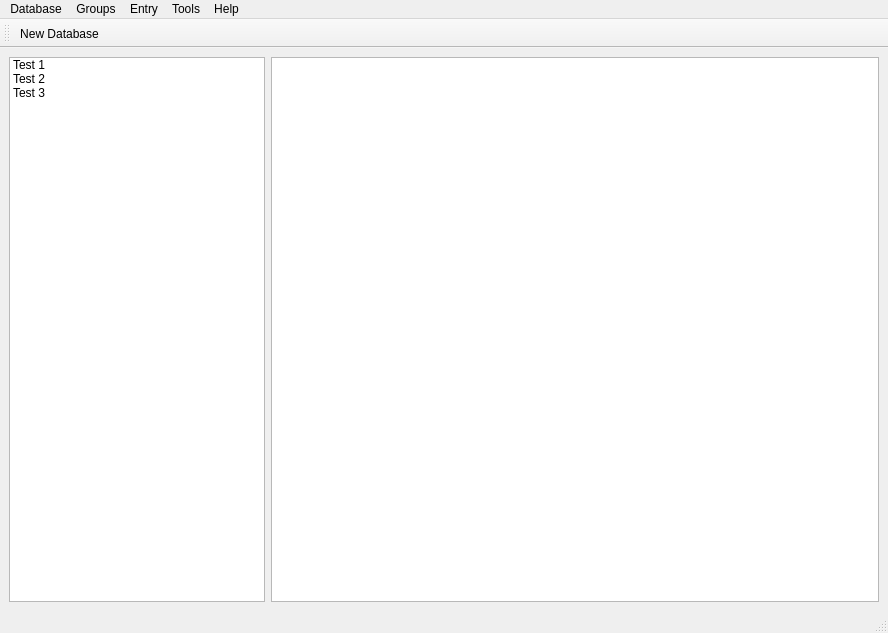
<?xml version="1.0" encoding="UTF-8"?>
<ui version="4.0">
 <class>MainWindow</class>
 <widget class="QMainWindow" name="MainWindow">
  <property name="geometry">
   <rect>
    <x>0</x>
    <y>0</y>
    <width>888</width>
    <height>633</height>
   </rect>
  </property>
  <property name="windowTitle">
   <string>Armour Password Manager</string>
  </property>
  <widget class="QWidget" name="horizontal_table_layout">
   <layout class="QHBoxLayout" name="horizontalLayout" stretch="0,4">
    <item>
     <widget class="QListWidget" name="listWidget_groups">
      <item>
       <property name="text">
        <string>Test 1</string>
       </property>
       <property name="flags">
        <set>ItemIsSelectable|ItemIsEditable|ItemIsDragEnabled|ItemIsDropEnabled|ItemIsUserCheckable|ItemIsEnabled</set>
       </property>
      </item>
      <item>
       <property name="text">
        <string>Test 2</string>
       </property>
       <property name="flags">
        <set>ItemIsSelectable|ItemIsEditable|ItemIsDragEnabled|ItemIsDropEnabled|ItemIsUserCheckable|ItemIsEnabled</set>
       </property>
      </item>
      <item>
       <property name="text">
        <string>Test 3</string>
       </property>
       <property name="flags">
        <set>ItemIsSelectable|ItemIsEditable|ItemIsDragEnabled|ItemIsDropEnabled|ItemIsUserCheckable|ItemIsEnabled</set>
       </property>
      </item>
     </widget>
    </item>
    <item>
     <widget class="QTableWidget" name="tableWidget_entries"/>
    </item>
   </layout>
  </widget>
  <widget class="QMenuBar" name="menubar">
   <property name="geometry">
    <rect>
     <x>0</x>
     <y>0</y>
     <width>888</width>
     <height>22</height>
    </rect>
   </property>
   <widget class="QMenu" name="menuDatabase">
    <property name="title">
     <string>Database</string>
    </property>
    <addaction name="actionNew_Database"/>
    <addaction name="actionOpen_Database"/>
    <addaction name="actionSave_Database"/>
    <addaction name="actionSave_Database_as"/>
    <addaction name="separator"/>
    <addaction name="actionSave_Exit"/>
   </widget>
   <widget class="QMenu" name="menuEntry">
    <property name="title">
     <string>Entry</string>
    </property>
   </widget>
   <widget class="QMenu" name="menuGroups">
    <property name="title">
     <string>Groups</string>
    </property>
   </widget>
   <widget class="QMenu" name="menuTools">
    <property name="title">
     <string>Tools</string>
    </property>
   </widget>
   <widget class="QMenu" name="menuHelp">
    <property name="title">
     <string>Help</string>
    </property>
    <addaction name="actionAbout"/>
   </widget>
   <addaction name="menuDatabase"/>
   <addaction name="menuGroups"/>
   <addaction name="menuEntry"/>
   <addaction name="menuTools"/>
   <addaction name="menuHelp"/>
  </widget>
  <widget class="QStatusBar" name="statusbar"/>
  <widget class="QToolBar" name="toolBar">
   <property name="windowTitle">
    <string>toolBar</string>
   </property>
   <attribute name="toolBarArea">
    <enum>TopToolBarArea</enum>
   </attribute>
   <attribute name="toolBarBreak">
    <bool>false</bool>
   </attribute>
   <addaction name="actionNew_Database"/>
  </widget>
  <action name="actionNew_Database">
   <property name="icon">
    <iconset resource="../src/resources.qrc">
     <normaloff>:/document/icons/Document/file-add-line.svg</normaloff>:/document/icons/Document/file-add-line.svg</iconset>
   </property>
   <property name="text">
    <string>New Database</string>
   </property>
  </action>
  <action name="actionOpen_Database">
   <property name="icon">
    <iconset resource="../src/resources.qrc">
     <normaloff>:/document/icons/Document/folder-open-line.svg</normaloff>:/document/icons/Document/folder-open-line.svg</iconset>
   </property>
   <property name="text">
    <string>Open Database</string>
   </property>
  </action>
  <action name="actionSave_Database">
   <property name="icon">
    <iconset resource="../src/resources.qrc">
     <normaloff>:/device/icons/Device/save-2-line.svg</normaloff>:/device/icons/Device/save-2-line.svg</iconset>
   </property>
   <property name="text">
    <string>Save Database</string>
   </property>
  </action>
  <action name="actionSave_Database_as">
   <property name="icon">
    <iconset resource="../src/resources.qrc">
     <normaloff>:/document/icons/Document/file-copy-2-line.svg</normaloff>:/document/icons/Document/file-copy-2-line.svg</iconset>
   </property>
   <property name="text">
    <string>Save Database as</string>
   </property>
  </action>
  <action name="actionSave_Exit">
   <property name="icon">
    <iconset resource="../src/resources.qrc">
     <normaloff>:/system/icons/System/close-circle-line.svg</normaloff>:/system/icons/System/close-circle-line.svg</iconset>
   </property>
   <property name="text">
    <string>Exit</string>
   </property>
  </action>
  <action name="actionAbout">
   <property name="icon">
    <iconset resource="../src/resources.qrc">
     <normaloff>:/system/icons/System/question-line.svg</normaloff>:/system/icons/System/question-line.svg</iconset>
   </property>
   <property name="text">
    <string>About</string>
   </property>
  </action>
 </widget>
 <resources>
  <include location="../src/resources.qrc"/>
 </resources>
 <connections/>
</ui>
